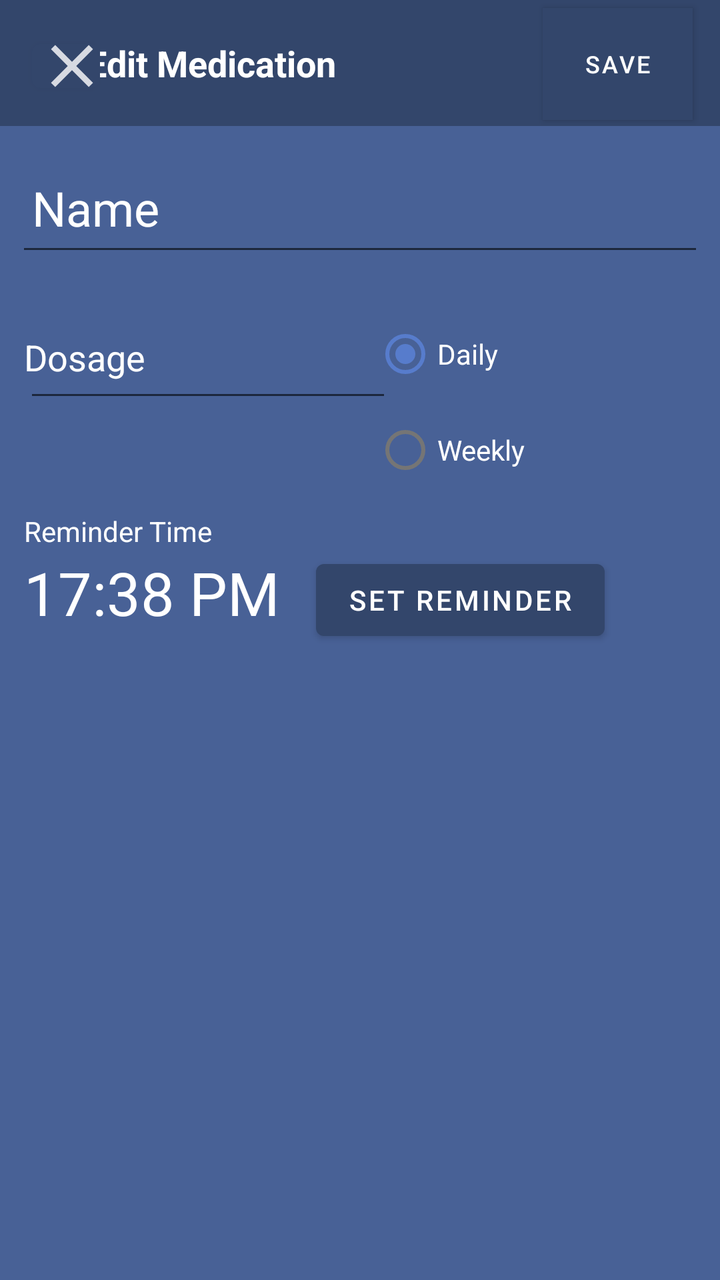
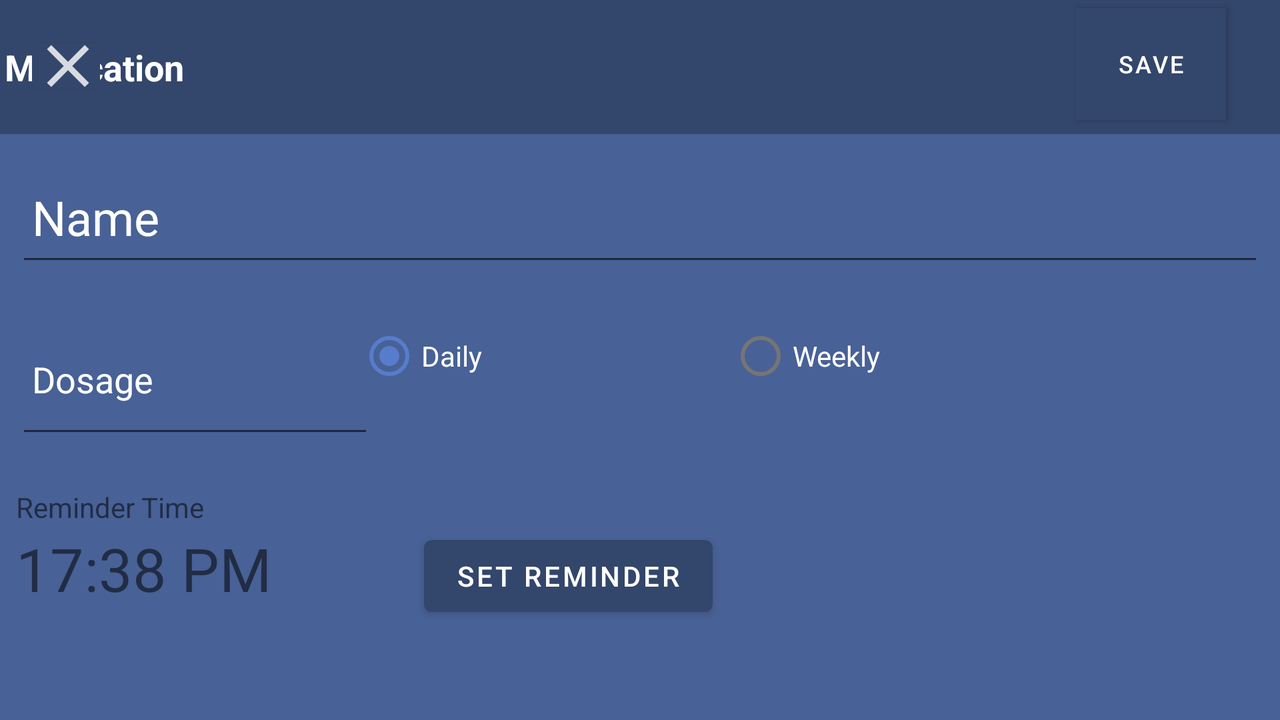

The same Android screen from two of the app's own layout files: first res/layout/ as a phone draws it, then the repository's variant for another configuration, drawn on a device whose configuration selects that folder. Both files follow.
<!-- AndroidManifest.xml: application theme AppTheme -->
<!-- res/layout/editmedication.xml -->
<?xml version="1.0" encoding="utf-8"?>
<androidx.constraintlayout.widget.ConstraintLayout
    xmlns:android="http://schemas.android.com/apk/res/android"
    xmlns:app="http://schemas.android.com/apk/res-auto"
    xmlns:tools="http://schemas.android.com/tools"
    android:layout_width="match_parent"
    android:layout_height="match_parent"
    android:background="@color/colorPrimarySelected">
    

    <TextView
        android:id="@+id/newReminderTime"
        android:layout_width="wrap_content"
        android:layout_height="41dp"
        android:layout_marginStart="12dp"
        android:layout_marginTop="276dp"
        android:text="@string/sampletime"
        android:textSize="30sp"
        app:layout_constraintStart_toStartOf="parent"
        app:layout_constraintTop_toTopOf="parent"
        android:textColor="@color/white"/>

    <TextView
        android:id="@+id/textView4"
        android:layout_width="wrap_content"
        android:layout_height="wrap_content"
        android:layout_marginTop="256dp"
        android:paddingLeft="12dp"
        android:text="@string/reminder_time"
        app:layout_constraintStart_toStartOf="parent"
        app:layout_constraintTop_toTopOf="parent"
        android:textColor="@color/white"/>

    <Button
        android:id="@+id/setReminderButton"
        android:layout_width="wrap_content"
        android:layout_height="wrap_content"
        android:layout_marginTop="276dp"
        android:text="@string/set_reminder"
        app:layout_constraintEnd_toEndOf="parent"
        app:layout_constraintHorizontal_bias="0.239"
        app:layout_constraintStart_toEndOf="@+id/newReminderTime"
        app:layout_constraintTop_toTopOf="@+id/textView2" />

    <RadioGroup
        android:id="@+id/recurrance"
        android:layout_width="182dp"
        android:layout_height="102dp"
        android:layout_marginTop="20dp"
        app:layout_constraintEnd_toEndOf="parent"
        app:layout_constraintHorizontal_bias="0.529"
        app:layout_constraintStart_toEndOf="@+id/dosageTxt"
        app:layout_constraintTop_toBottomOf="@+id/nameTxt">

        <RadioButton
            android:id="@+id/dailyButton"
            android:layout_width="match_parent"
            android:layout_height="wrap_content"
            android:checked="true"
            android:text="@string/radioDaily"
            android:textColor="@color/white"/>

        <RadioButton
            android:id="@+id/weeklyButton"
            android:layout_width="match_parent"
            android:layout_height="wrap_content"
            android:text="@string/radioWeekly"
            android:textColor="@color/white"/>

    </RadioGroup>

    <EditText
        android:id="@+id/nameTxt"
        android:layout_width="match_parent"
        android:layout_height="58dp"
        android:layout_marginLeft="8dp"
        android:layout_marginTop="12dp"
        android:layout_marginRight="8dp"
        android:ems="10"
        android:hint="@string/name_hint"
        android:inputType="textCapWords"
        android:padding="8dp"
        android:textSize="24sp"
        app:layout_constraintEnd_toEndOf="parent"
        app:layout_constraintHorizontal_bias="0.0"
        app:layout_constraintStart_toStartOf="parent"
        app:layout_constraintTop_toBottomOf="@+id/textView2"
        android:textColorHint="@color/white"
        android:textColor="@color/white"/>
    <requestFocus />

    <EditText
        android:id="@+id/dosageTxt"
        android:layout_width="184dp"
        android:layout_height="55dp"
        android:layout_marginLeft="12dp"
        android:layout_marginTop="88dp"
        android:ems="10"
        android:hint="@string/dosage_hint"
        android:inputType="number"
        android:padding="0dp"
        app:layout_constraintEnd_toEndOf="parent"
        app:layout_constraintHorizontal_bias="0.0"
        app:layout_constraintStart_toStartOf="parent"
        app:layout_constraintTop_toBottomOf="@+id/textView2"
        android:textColorHint="@color/white"
        android:textColor="@color/white"/>

    <Button
        android:id="@+id/saveButton"
        android:layout_width="75dp"
        android:layout_height="56dp"
        android:layout_marginTop="4dp"
        android:background="#5867B8"
        android:text="@string/save"
        android:textSize="12sp"
        app:backgroundTint="@color/colorPrimary"
        app:elevation="0dp"
        app:layout_constraintEnd_toEndOf="parent"
        app:layout_constraintHorizontal_bias="0.952"
        app:layout_constraintStart_toStartOf="parent"
        app:layout_constraintTop_toTopOf="@+id/textView2"
        tools:visibility="visible" />

    <TextView
        android:id="@+id/textView2"
        android:layout_width="454dp"
        android:layout_height="63dp"
        android:background="@color/colorPrimary"
        android:fontFamily="sans-serif"
        android:gravity="center"
        android:paddingLeft="90dp"
        android:text="@string/edit_medication"
        android:textAlignment="textStart"
        android:textAllCaps="false"
        android:textSize="18sp"
        android:textStyle="bold"
        app:layout_constraintEnd_toEndOf="parent"
        app:layout_constraintStart_toStartOf="parent"
        app:layout_constraintTop_toTopOf="parent"
        android:textColor="@color/white"/>

    <Button
        android:id="@+id/closeButton"
        android:layout_width="34dp"
        android:layout_height="34dp"
        android:layout_marginStart="16dp"
        android:layout_marginTop="16dp"
        android:paddingLeft="2dp"
        android:paddingTop="2dp"
        android:paddingRight="2dp"
        android:paddingBottom="2dp"
        app:elevation="0dp"
        app:icon="@drawable/ic_close"
        app:layout_constraintStart_toStartOf="parent"
        app:layout_constraintTop_toTopOf="@+id/textView2" />

</androidx.constraintlayout.widget.ConstraintLayout>
<!-- resources referenced by this layout -->
<resources>
  <color name="colorPrimary">#33466B</color>
  <color name="colorPrimarySelected">#486196</color>
  <color name="white">#FFFFFFFF</color>
  <!-- drawable ic_close (drawable-anydpi) -->
  <vector xmlns:android="http://schemas.android.com/apk/res/android"
      android:width="36dp"
      android:height="36dp"
      android:viewportWidth="24"
      android:viewportHeight="24"
      android:tint="#FFFFFF"
      android:alpha="0.8">
      <path
          android:fillColor="#FF000000"
          android:pathData="M19,6.41L17.59,5 12,10.59 6.41,5 5,6.41 10.59,12 5,17.59 6.41,19 12,13.41 17.59,19 19,17.59 13.41,12z"/>
  </vector>
  <string name="dosage_hint">Dosage</string>
  <string name="edit_medication">Edit Medication</string>
  <string name="name_hint">Name</string>
  <string name="radioDaily">Daily</string>
  <string name="radioWeekly">Weekly</string>
  <string name="reminder_time">Reminder Time</string>
  <string name="sampletime" translatable="false">17:38 PM</string>
  <string name="save">Save</string>
  <string name="set_reminder">Set Reminder</string>
  <style name="AppTheme" parent="Theme.MaterialComponents.Light.NoActionBar">
          <item name="colorPrimary">@color/colorPrimary</item>
          <item name="colorPrimaryDark">@color/colorPrimaryDark</item>
          <item name="colorAccent">@color/colorAccent</item>
      </style>
  
  
       Set parent theme as app theme.
  <color name="colorPrimaryDark">#283653</color>
  <color name="colorAccent">#577CCC</color>
</resources>
<!-- res/layout-land/editmedication.xml (the repository's variant of the layout above) -->
<!-- drawn on the phone turned sideways -->
<?xml version="1.0" encoding="utf-8"?>
<androidx.constraintlayout.widget.ConstraintLayout
    xmlns:android="http://schemas.android.com/apk/res/android"
    xmlns:app="http://schemas.android.com/apk/res-auto"
    xmlns:tools="http://schemas.android.com/tools"
    android:layout_width="match_parent"
    android:layout_height="match_parent"
    android:background="@color/colorPrimarySelected"
    >
    

    <Button
        android:id="@+id/setReminderButton"
        android:layout_width="wrap_content"
        android:layout_height="wrap_content"
        android:layout_marginStart="40dp"
        android:layout_marginTop="264dp"
        android:text="@string/set_reminder"
        app:layout_constraintEnd_toEndOf="parent"
        app:layout_constraintHorizontal_bias="0.0"
        app:layout_constraintStart_toEndOf="@+id/newReminderTime"
        app:layout_constraintTop_toTopOf="parent" />

    <RadioGroup
        android:id="@+id/radioGroup2"
        android:layout_width="509dp"
        android:layout_height="82dp"
        android:layout_marginTop="16dp"
        android:orientation="horizontal"
        android:weightSum="3"
        app:layout_constraintEnd_toEndOf="parent"
        app:layout_constraintHorizontal_bias="0.15"
        app:layout_constraintStart_toEndOf="@+id/dosageTxt"
        app:layout_constraintTop_toBottomOf="@+id/nameTxt">

        <RadioButton
            android:id="@+id/dailyButton"
            android:layout_width="wrap_content"
            android:layout_height="wrap_content"
            android:layout_weight="1"
            android:checked="true"
            android:text="@string/radioDaily"
            android:textColor="@color/white"/>

        <RadioButton
            android:id="@+id/weeklyButton"
            android:layout_width="wrap_content"
            android:layout_height="wrap_content"
            android:layout_weight="1"
            android:text="@string/radioWeekly"
            android:textColor="@color/white"/>

    </RadioGroup>

    <EditText
        android:id="@+id/nameTxt"
        android:layout_width="match_parent"
        android:layout_height="59dp"
        android:layout_marginLeft="8dp"
        android:layout_marginTop="12dp"
        android:layout_marginRight="8dp"
        android:ems="10"
        android:hint="@string/name_hint"
        android:inputType="textCapWords"
        android:padding="8dp"
        android:textSize="24sp"
        app:layout_constraintEnd_toEndOf="parent"
        app:layout_constraintHorizontal_bias="0.0"
        app:layout_constraintStart_toStartOf="parent"
        app:layout_constraintTop_toBottomOf="@+id/textView2"
        android:textColor="@color/white"
        android:textColorHint="@color/white"/>

    <EditText
        android:id="@+id/dosageTxt"
        android:layout_width="179dp"
        android:layout_height="69dp"
        android:layout_marginLeft="8dp"
        android:layout_marginTop="88dp"
        android:ems="10"
        android:hint="@string/dosage"
        android:inputType="number"
        android:padding="8dp"
        app:layout_constraintEnd_toEndOf="parent"
        app:layout_constraintHorizontal_bias="0.0"
        app:layout_constraintStart_toStartOf="parent"
        app:layout_constraintTop_toBottomOf="@+id/textView2"
        android:textColor="@color/white"
        android:textColorHint="@color/white"/>

    <Button
        android:id="@+id/saveButton"
        android:layout_width="75dp"
        android:layout_height="56dp"
        android:layout_marginTop="4dp"
        android:background="#5867B8"
        android:text="@string/save"
        android:textSize="12sp"
        app:backgroundTint="@color/colorPrimary"
        app:elevation="0dp"
        app:layout_constraintEnd_toEndOf="parent"
        app:layout_constraintHorizontal_bias="0.952"
        app:layout_constraintStart_toStartOf="parent"
        app:layout_constraintTop_toTopOf="@+id/textView2"
        tools:visibility="visible" />

    <TextView
        android:id="@+id/textView2"
        android:layout_width="886dp"
        android:layout_height="67dp"
        android:background="@color/colorPrimary"
        android:fontFamily="sans-serif"
        android:gravity="center"
        android:paddingLeft="90dp"
        android:text="@string/edit_medication"
        android:textAlignment="textStart"
        android:textAllCaps="false"
        android:textColor="#FFFFFF"
        android:textSize="18sp"
        android:textStyle="bold"
        app:layout_constraintEnd_toEndOf="parent"
        app:layout_constraintStart_toStartOf="parent"
        app:layout_constraintTop_toTopOf="parent"
        android:textColorHint="@color/white"/>

    <Button
        android:id="@+id/closeButton"
        android:layout_width="34dp"
        android:layout_height="34dp"
        android:layout_marginStart="16dp"
        android:layout_marginTop="16dp"
        android:paddingLeft="0dp"
        android:paddingTop="2dp"
        android:paddingRight="0dp"
        android:paddingBottom="2dp"
        app:elevation="0dp"
        app:icon="@drawable/ic_close"
        app:iconPadding="0dp"
        app:layout_constraintStart_toStartOf="parent"
        app:layout_constraintTop_toTopOf="@+id/textView2" />

    <TextView
        android:id="@+id/newReminderTime"
        android:layout_width="164dp"
        android:layout_height="41dp"
        android:layout_marginLeft="8dp"
        android:layout_marginTop="264dp"
        android:text="@string/sampletime"
        android:textSize="30sp"
        app:layout_constraintStart_toStartOf="parent"
        app:layout_constraintTop_toTopOf="parent"
        android:textColorHint="@color/white"/>

    <TextView
        android:id="@+id/textView5"
        android:layout_width="wrap_content"
        android:layout_height="wrap_content"
        android:layout_marginStart="8dp"
        android:layout_marginTop="244dp"
        android:text="@string/reminder_time"
        app:layout_constraintStart_toStartOf="parent"
        app:layout_constraintTop_toTopOf="parent"
        android:textColorHint="@color/white"/>

</androidx.constraintlayout.widget.ConstraintLayout>
<!-- resources referenced by the variant -->
<!-- as the phone turned sideways resolves them -->
<resources>
  <color name="colorPrimary">#33466B</color>
  <color name="colorPrimarySelected">#486196</color>
  <color name="white">#FFFFFFFF</color>
  <!-- drawable ic_close (drawable-anydpi) -->
  <vector xmlns:android="http://schemas.android.com/apk/res/android"
      android:width="36dp"
      android:height="36dp"
      android:viewportWidth="24"
      android:viewportHeight="24"
      android:tint="#FFFFFF"
      android:alpha="0.8">
      <path
          android:fillColor="#FF000000"
          android:pathData="M19,6.41L17.59,5 12,10.59 6.41,5 5,6.41 10.59,12 5,17.59 6.41,19 12,13.41 17.59,19 19,17.59 13.41,12z"/>
  </vector>
  <string name="dosage">Dosage</string>
  <string name="edit_medication">Edit Medication</string>
  <string name="name_hint">Name</string>
  <string name="radioDaily">Daily</string>
  <string name="radioWeekly">Weekly</string>
  <string name="reminder_time">Reminder Time</string>
  <string name="sampletime" translatable="false">17:38 PM</string>
  <string name="save">Save</string>
  <string name="set_reminder">Set Reminder</string>
  <style name="AppTheme" parent="Theme.MaterialComponents.Light.NoActionBar">
          <item name="colorPrimary">@color/colorPrimary</item>
          <item name="colorPrimaryDark">@color/colorPrimaryDark</item>
          <item name="colorAccent">@color/colorAccent</item>
      </style>
  
  
       Set parent theme as app theme.
  <color name="colorPrimaryDark">#283653</color>
  <color name="colorAccent">#577CCC</color>
</resources>
